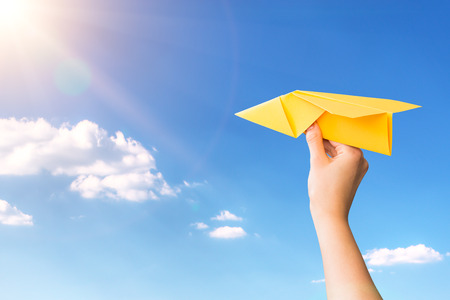
%> input picture image.jpg, 450 x 300 px
$ octave Script3.m   (GNU Octave 9; MATLAB toolbox functions it lacks are replaced by stand-ins)
%> lines starting %> are read from the running program, lines starting %| are printed output that depends on the picture; in (x1, y1, x2, y2) boxes, pixels count from 0 and x2, y2 are one past the last pixel; in counts of white or black regions, pixels touching at a corner belong together; the program's own positions count from 1
%> further down, img is the input picture: size 300x450x3 uint8; mean R, G, B 148.9, 182.7, 216.3
### imageToGris.m
function imgGris = imageToGris(img)
    % La fonction prend la matrice de l'image comme parametre
    % La matrice img est une matrice de 3 dimension

    % imgRed represente le canal rouge de la matrice img
    imgRed=img(:,:,1);
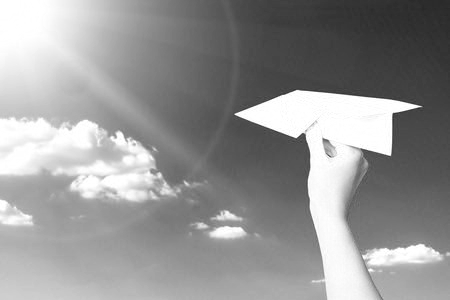
%> imgRed: size 300x450 uint8; min 40, max 255, mean 148.9
    % imgGreen represente le canal du vert de la matrice img
    imgGreen=img(:,:,2);
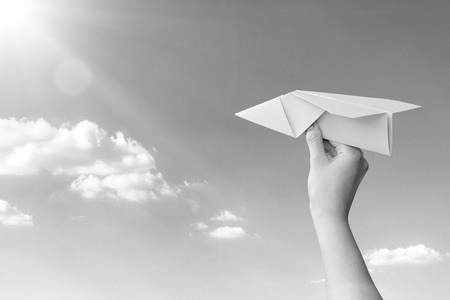
%> imgGreen: size 300x450 uint8; min 18, max 255, mean 182.7
    % imgBlue represente le canal du bleu de la matrice img
    imgBlue=img(:,:,3);
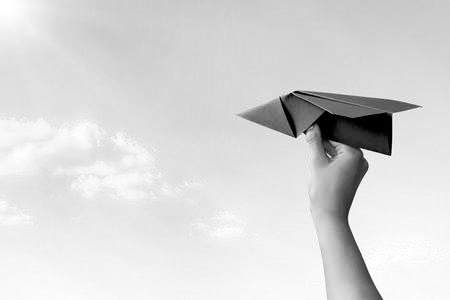
%> imgBlue: size 300x450 uint8; min 0, max 255, mean 216.3
    % En appliquant la formule suivante, on obtient la matrice de l'image
    % au niveau du gris
    imgGris= imgRed/3 + imgGreen/3 + imgBlue/3 ;
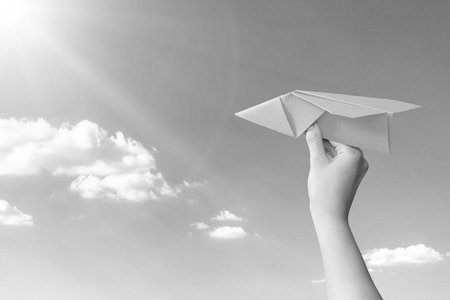
%> imgGris: size 300x450 uint8; min 42, max 255, mean 182.7
end

### contourImage.m
% [77 lines of commented-out code are left out]

function ImageContours = contourImage(imgMatriceNB)
 % La fonction retourne la matrice de l'image imgMatriceNB avec les
 % contours tracés
 [nbLignes, nbColonnes] = size(imgMatriceNB);
%> nbLignes = 300; nbColonnes = 450
 ImageContours = zeros(nbLignes, nbColonnes);
 imoy = zeros(nbLignes, nbColonnes);
 imgMatriceNB = im2double(imgMatriceNB);
 seuilM = zeros(1,nbLignes);
 for i = 1:nbLignes
    for j=1:nbColonnes
        if ~(i == 1 || j==1 || i==nbLignes || j==nbColonnes)
            a= ((imgMatriceNB(i-1,j)-imgMatriceNB(i+1,j))^2);
            b= ((imgMatriceNB(i,j-1)-imgMatriceNB(i,j+1))^2);
            l= sqrt(a + b) ;
            imoy(i,j)=l;
        end
     end
 end
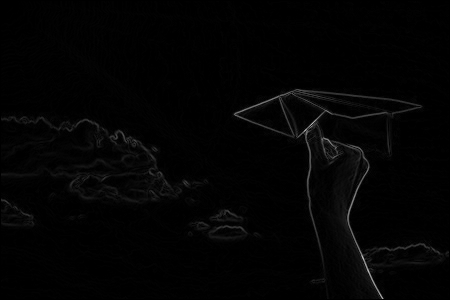
%> imoy: size 300x450 double; min 0, max 0.74, mean 0.0149
%> after the loop, a = 0; b = 0; l = 0
% On calculera à l'aide de cette boucle la moyenne de chaque ligne en
 % stockant ces moyennes dans le vecteur seuilM Et puis on calculera la
 % moyenne du vecteur pour l'utiliser pour detetecter les contours des
 % objects dans l'image
 for c=1:nbLignes
     seuilM(c) = mean(imoy(c,:));
 end
%> after the loop, seuilM = 300 values, max 0.0317 at index 147, min 0 at index 1, mean 0.0149
 disp(seuilM(10));
%| 4.8034e-03
 moyenne = mean(seuilM);
%> moyenne = 0.0149
  for i = 1:nbLignes
    for j=1:nbColonnes
 % On n'applique pas la formule quand les indices i ou j est égale à 1 ou
 % nl ou nc. On considère que dans ces indices on ne retrouvera pas contour
 % en mettant la valeur du pixel en 0 (noir)
        if i == 1 || j==1 || i==nbLignes || j==nbColonnes
            ImageContours(i,j)= 0;
        else
             if imoy(i,j)>moyenne
                ImageContours(i,j)= 255;
             else
                ImageContours(i,j)= 0;
             end
        end
     end
 end
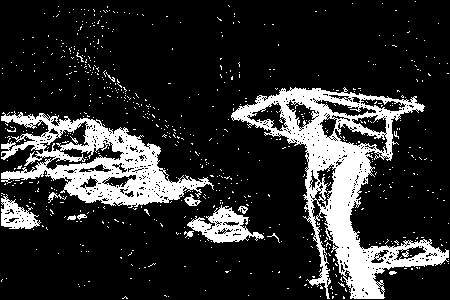
%> ImageContours: size 300x450 double; 18% white; 694 white regions (680 under 20 px), largest, box (x1, y1, x2, y2) and area: (231, 87, 449, 299) 12445, (1, 111, 214, 208) 7978, (187, 205, 264, 243) 1273

end

### Script3.m
% Ce script nous permet de visualiser l'image au niveau du gris
% et l'image obtenu en appliquant la fonction contourImage

img = imread('image.jpg');

imgGr = imageToGris(img);
imgCtr = contourImage(imgGr);

subplot(1,2,1), imshow(imgGr),title('Image au niveau de gris');
subplot(1,2,2), imshow(imgCtr),title('Image avec contour');

$ run again, with test3.jpg copied over image.jpg
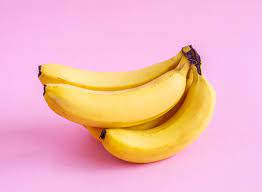
%> input picture test3.jpg, 262 x 192 px
%> img is the input picture: size 192x262x3 uint8; mean R, G, B 243, 184.5, 189.2
%> after the loop in contourImage, `for i = 1:nbLignes`:
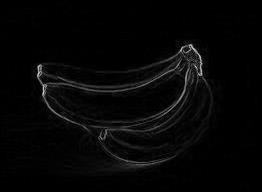
%> imoy: size 192x262 double; min 0, max 0.881, mean 0.025
%> after the loop in contourImage, `for i = 1:nbLignes`: a = 0
%> after the loop in contourImage, `for c=1:nbLignes`: seuilM = 192 values, max 0.0808 at index 87, min 0 at index 1, mean 0.025
%| 2.3054e-03
%> moyenne = 0.025
%> after the loop in contourImage, `for i = 1:nbLignes`:
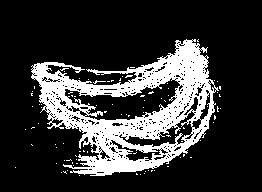
%> ImageContours: size 192x262 double; 21.2% white; 88 white regions (87 under 20 px), largest, box (x1, y1, x2, y2) and area: (31, 39, 219, 176) 10422
